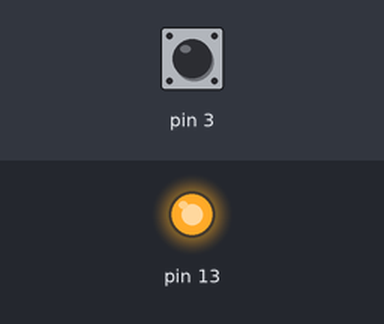
Simulated run of this sketch. Board: Arduino Uno, built with avr-gcc and run on an emulated ATmega328P. Parts: output pins drawn as LEDs (lit = HIGH). The inputs (shaded band) are chosen by the test bench; at power-on: pin 3 HIGH.

Above: at 1.0 s.
At 3.0 s:
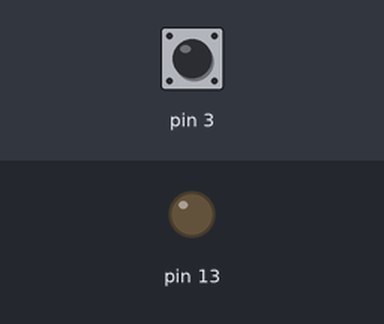
Timing chart, 0 to 5.2 s (numbered marks = the images above):
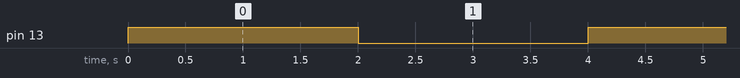

Measured:
- by itself, pin 13: alternates HIGH for 2.0 s and LOW for 2.0 s

The sketch:

darse_2-1-2020_a.ino
```cpp
int x;

void setup() {
  pinMode(3,INPUT_PULLUP);
  pinMode(13,OUTPUT);
}

void loop() {
  x=digitalRead(3);
  if (x==0){
    digitalWrite(13,1);
    delay(1000);
    digitalWrite(13,0);
    delay(1000);
  }
  else if (x==1){
    digitalWrite(13,1);
    delay(2000);
    digitalWrite(13,0);
    delay(2000);
  }
}
```
